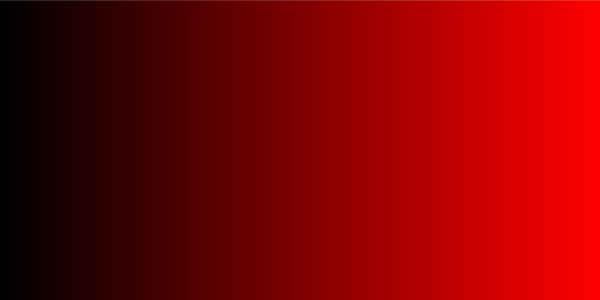
Frame 1 (no input)
Frame 60 (the mouse pressed at the canvas centre just before this capture): identical to frame 1, image omitted
Frame 120 (the mouse held since frame 60 and released just before this capture): identical to frame 1, image omitted

The Processing sketch that drew this single still picture (run headless with seeded random() and noise(); from frame 60 on, the mouse is pressed at the canvas centre):

// Processing sketch: _12_map_gradient
// ── _12_map_gradient.pde

void setup() {
  size(600, 300);
  smooth();
}

void draw() {
  background(255);
  for (int x=0; x<width; x++) {
    float r = map(x, 0, width, 0, 255);
    stroke(r, 0, 0);
    line(x, 0, x, height);
  }
}
